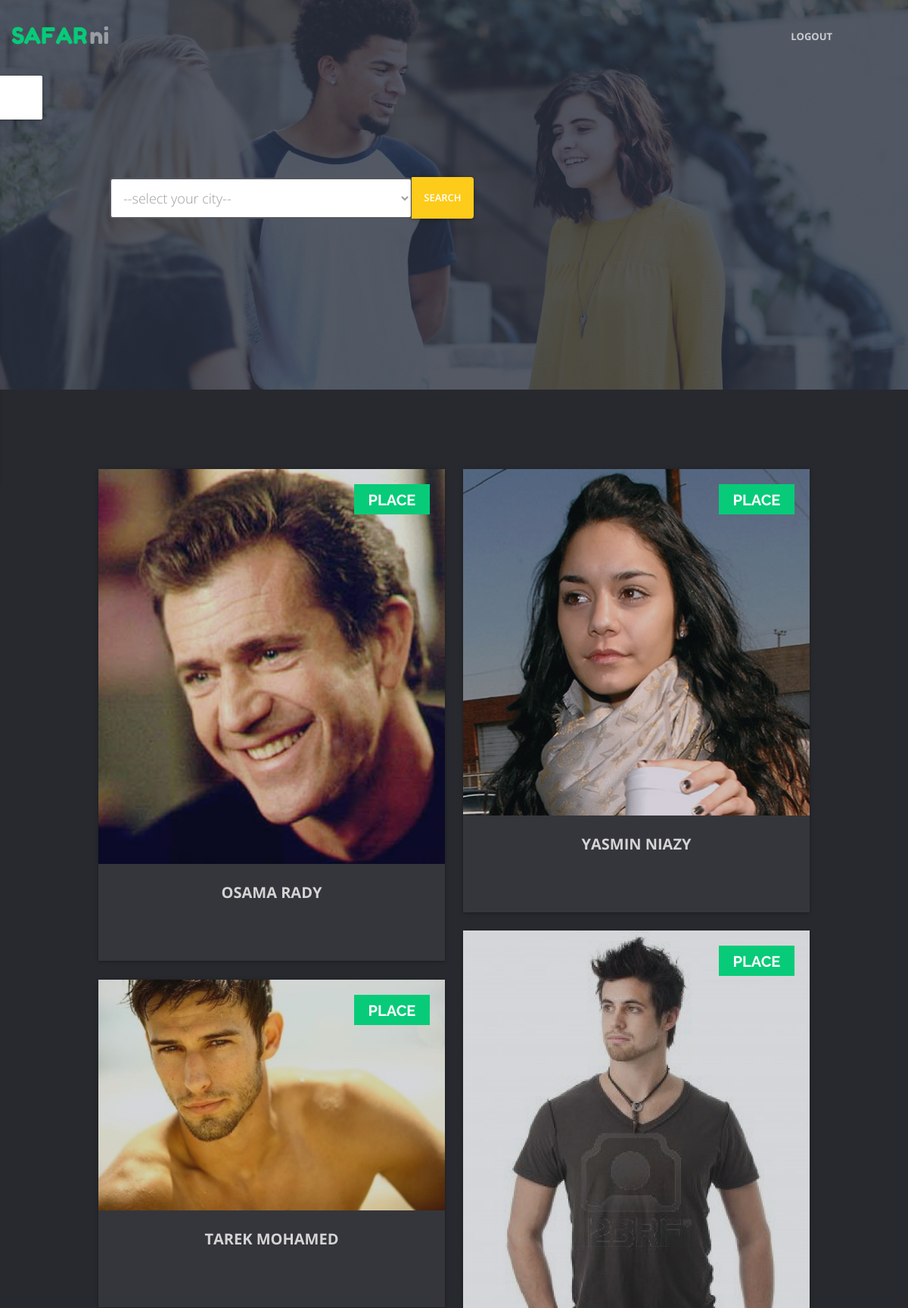
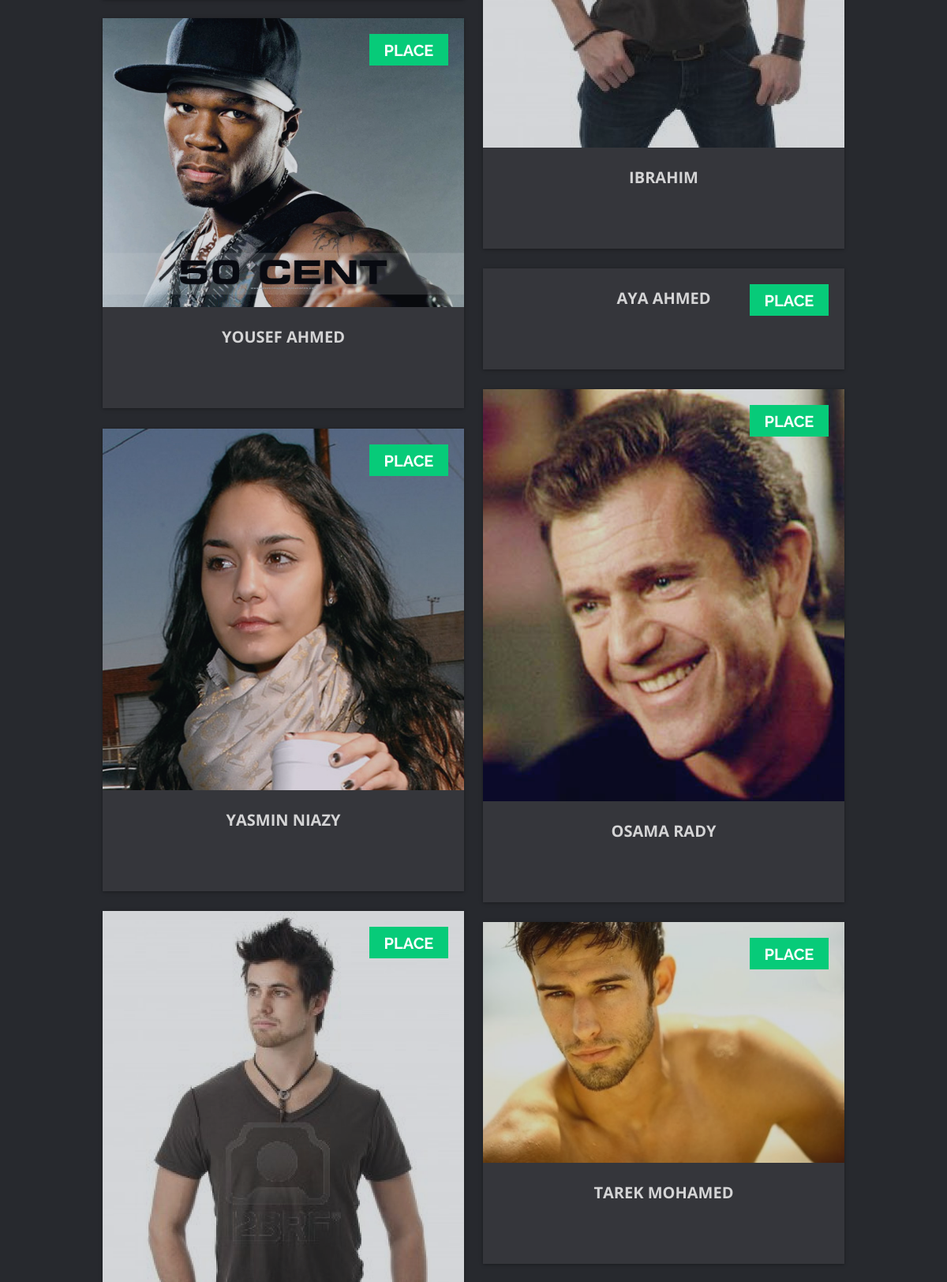
Screenshot of /includes/friends.php (upper part) with the database file from the repository (2 pictures, top to bottom).
### tables this page shows
CREATE TABLE `identity` (
  `user_id` int(100) NOT NULL,
  `username` varchar(100) NOT NULL,
  `password` varchar(100) NOT NULL,
  `email` varchar(100) NOT NULL,
  `picture` varchar(5000) NOT NULL,
  `gendar` varchar(100) NOT NULL,
  `frist_name` varchar(100) NOT NULL,
  `last_name` varchar(100) NOT NULL,
  `authority` varchar(100) NOT NULL,
  `country` varchar(100) NOT NULL,
  `about` varchar(5000) NOT NULL,
  `intro` varchar(500) NOT NULL,
  `i_wish` varchar(5000) NOT NULL,
  `activities` varchar(5000) NOT NULL,
  `salary` varchar(500) NOT NULL,
  `birthdate` varchar(500) NOT NULL,
  `time` date NOT NULL
);

### includes/friends.php (the view, shortened to what this page needs)
<!DOCTYPE html>
<html lang="en" class="theme-color-07cb79 theme-skin-dark">
<head>
	<link rel='stylesheet' href='../css/bootstrap.css'>
	<link rel="stylesheet" href="../css/bootstrap.min.css">
	<link rel='stylesheet' href='../css/style.css'>
	<link rel="stylesheet" type="text/css" href="../css/style_icomoon.css">
	<link rel="stylesheet" type="text/css" href="../css/option-panel.css">
	<link rel="stylesheet" type="text/css" href="../css/style_1.css">
	<link rel="stylesheet" type="text/css" href="../css/theme-color.css">
	<link rel="stylesheet" href="../css/main2.css">
</head>
<body class="home header-has-img loading">
    <div class="wrapper" >
        <header class="header" >
            <div class="head-bar">
                <div class="head-bar-inner">
                    <div class="row">
                        <div class="col-sm-3 col-xs-6">
                            <a class="logo" href="../index.php"><span>SAFAR</span>ni</a>
                        </div>
                        <div class="col-sm-9 col-xs-6">
                            <div class="nav-wrap">
                                <nav id="nav" class="nav">
									<ul class="clearfix">
										<li><a href="logout.php">Logout</a></li>
											</ul>
								</nav>
                            </div>
                        </div>
                    </div>
                </div>
            </div>
        </header>
        <div class="content" >
            <div class="container" >
				<section id="about" class="section section-about" style="height:500px;">
          <form class='form-inline' method="post" action="" id='fh5co-header-subscribe'>
            <div class='col-md-12 col-md-offset-0'>
              <div class='form-group'>
                <select class="form-control" style="width:400px;margin-left:0px;  background-color:#fff;" name="search">
                <option selected>--select your city--</option>
            </select>
                <button type='submit' name='browse' class='btn btn-danger' style="position:absolute; top:-5px; right:	440px; height:55px; ">Search</button>
              </div>
            </div>
          </form>
				</section>
				        <section id='experiencee'  class='section section-blog' style='margin-top:-140px;'>
				          <div class='animate-up'>
				                        <div class='blog-grid'>
				        <?php
				                    include 'config.php';
				                    if (isset($_POST['browse'])) {
															$admin = 'admin';
															$session = $_SESSION['user_id'];
				                      $search = $_POST['search'];
				                      $city   = "country = '$search'";
				                      $quary = "SELECT * from`identity` WHERE $city AND user_id <> '$session' AND authority <> '$admin'  ";
				                      $do    = mysqli_query($LINK,$quary);
				                      while ($data = mysqli_fetch_array($do)) {
				        echo "
				        <div class='grid-item'>
				            <article class='post-box'>
				                <div class='post-media'>
				                    <div class='post-image'>
				                        <a href='includes/profile_person.php?id=$data[0]&name=$data[1]'><img src='../images/profiles/$data[4]' alt=''> </a>
				                    </div>
				                </div>
				                <div class='post-data'>
				                    <a href=''><time class='post-datetime' style='width:100px;height:40px;' datetime='2015-03-13T07:44:01+00:00'>
				                        <span class='day'>PLACE</span>
				                        <span class='month'></span>
				                    </time></a>
				                    <h3 class='post-title'>
				                        <a href='profile_person.php?id=$data[0]&name=$data[1]'>".$data[1]."</a>
				                    </h3>
				                    <div class='post-info'>
				                        <a href=''><i class='icon icon-user'></i>
																</a>
				                    </div>
				                </div>
				            </article>
				        </div>
				        ";
				        }
				        }
				        else {
									$session = $_SESSION['user_id'];
									$admin = 'admin';
				          $quary = "SELECT * FROM `identity` WHERE user_id <> '$session' AND authority <> '$admin'";
				          $do    = mysqli_query($LINK,$quary);
				          while ($data = mysqli_fetch_array($do)) {
				        echo "
				        <div class='grid-item'>
				            <article class='post-box'>
				                <div class='post-media'>
				                    <div class='post-image'>
				                        <a href='profile_person.php?id=$data[0]&name=$data[1]'><img src='../images/profiles/$data[4]' alt=''> </a>
				                    </div>
				                </div>
				                <div class='post-data'>
				                    <a href=''><time class='post-datetime' style='width:100px;height:40px;' datetime='2015-03-13T07:44:01+00:00'>
				                        <span class='day'>PLACE</span>
				                        <span class='month'></span>
				                    </time></a>
				                    <h3 class='post-title'>
				                        <a href='profile_person.php?id=$data[0]&name=$data[1]'>".$data[1]."</a>
				                    </h3>
				                    <div class='post-info'>
				                        <a href=''><i class='icon icon-user'></i>
																</a>
				                    </div>
				                </div>
				            </article>
				        </div>
				        ";
				        }
				        }
				        ?>
				            </div>
				          </div>
				        </section>
				</div>
				</div>
</body>
</html>

### css/style.css (style rules this page uses)
body { font-family: "Work Sans", Arial, sans-serif; font-weight: 400; font-size: 16px; line-height: 1.7; color: #828282; background-color: #fff ; }
a { color: #FDCB1A; -webkit-transition: 0.5s; -o-transition: 0.5s; transition: 0.5s; }
h1, h2, h3, h4, h5, h6, figure { color: #000; font-family: "Work Sans", Arial, sans-serif; font-weight: 400; margin: 0 0 20px 0; }
#fh5co-header-subscribe { float: left; width: 100%; margin-bottom: 3em; }
#fh5co-header-subscribe button { margin-top: .3em; padding: 1.26em !important; margin-left: -5px; -webkit-border-radius: 4px; -moz-border-radius: 4px; -ms-border-radius: 4px; border-radius: 4px; border-top-left-radius: 0px !important; border-bottom-left-radius: 0px !important; }
.btn { margin-right: 4px; margin-bottom: 4px; font-family: "Work Sans", Arial, sans-serif; font-size: 16px; font-weight: 400; -webkit-border-radius: 30px; -moz-border-radius: 30px; -ms-border-radius: 30px; border-radius: 30px; -webkit-transition: 0.5s; -o-transition: 0.5s; transition: 0.5s; padding: 8px 20px; }
.btn-danger { background: #FDCB1A; color: #fff; border: 2px solid #FDCB1A; }
.form-control { box-shadow: none; background: transparent; border: 2px solid rgba(0, 0, 0, 0.1); height: 54px; font-size: 18px; font-weight: 300; }
.btn { border-radius: 10px; }

### css/style_icomoon.css (style rules this page uses)
[class^="icon-"], [class*=" icon-"] { font-family: 'icomoon' !important; speak: none; font-style: normal; font-weight: normal; font-variant: normal; text-transform: none; line-height: 1; -webkit-font-smoothing: antialiased; -moz-osx-font-smoothing: grayscale; }
.icon-user:before { content: "\e61f"; }

### css/theme-color.css (style rules this page uses)
.theme-color-07cb79 a, .theme-color-07cb79 blockquote:before, .theme-color-07cb79 .contact-map .contact-info a:hover, .theme-color-07cb79 .interests-list i, .theme-color-07cb79 .input-field.used label, .theme-color-07cb79 .logo span, .theme-color-07cb79 #map .map-icon, .theme-color-07cb79 .nav-wrap .btn-mobile-nav, .theme-color-07cb79 .page-404 h2 span, .theme-color-07cb79 .post-box .post-title a:hover, .theme-color-07cb79 .post-single .post-title a:hover, .theme-color-07cb79 .post-comments .section-title, .theme-color-07cb79 .ref-box .person-speech:before, .theme-color-07cb79 .timeline-box .date, .theme-color-07cb79 .widget-title, .theme-color-07cb79 .widget_meta ul li a:hover, .theme-color-07cb79 .widget_archive ul li a:hover, .theme-color-07cb79 .widget_nav_menu ul li a:hover, .theme-color-07cb79 .widget_categories ul li a:hover, .theme-color-07cb79 .widget_recent_entries ul li a:hover, .theme-color-07cb79 .widget_recent_comments ul li a:hover, .theme-color-07cb79 .widget_search .search-form:before, .theme-color-07cb79 .widget-popuplar-posts .post-title a:hover, .theme-color-07cb79 .widget-recent-posts .post-title a:hover { color: #07cb79; }
.theme-color-07cb79 ins, .theme-color-07cb79 mark, .theme-color-07cb79 .btn-primary, .theme-color-07cb79 .btn-primary-outer, .theme-color-07cb79 .btn-sidebar-close, .theme-color-07cb79 .calendar-busy .calendar-body td .current-day, .theme-color-07cb79 .calendar-busy .calendar-today .date, .theme-color-07cb79 .filter .active:after, .theme-color-07cb79 .filter-bar .filter-bar-line, .theme-color-07cb79 .input-field .line:before, .theme-color-07cb79 .input-field .line:after, .theme-color-07cb79 .mobile-nav, .theme-color-07cb79 .nav > ul > li > a > span, .theme-color-07cb79 .post-datetime, .theme-color-07cb79 .profile-social, .theme-color-07cb79 .profile-preword span, .theme-color-07cb79 .progress-bar .bar-fill, .theme-color-07cb79 .progress-bar .bar-line:after, .theme-color-07cb79 .price-box.box-primary .btn, .theme-color-07cb79 .price-box.box-primary .price-box-top, .theme-color-07cb79 .profile-list .button, .theme-color-07cb79 .pagination .page-numbers.current, .theme-color-07cb79 .pagination .page-numbers.current:hover, .theme-color-07cb79 .pagination .page-numbers:active, .theme-color-07cb79 .pagination .page-numbers.next:active, .theme-color-07cb79 .pagination .page-numbers.prev:active, .theme-color-07cb79 .timeline-bar, .theme-color-07cb79 .timeline-box .dot, .theme-color-07cb79 .timeline-box-compact .date span, .theme-color-07cb79 .widget_tag_cloud a:hover { background-color: #07cb79; }

### rows the page displays
identity: picture (picture), username "OSAMA RADY"
identity: picture (picture), username "YASMIN NIAZY"
identity: picture (picture), username "IBRAHIM"
identity: picture (picture), username "TAREK MOHAMED"
identity: picture (picture), username "YOUSEF AHMED"
identity: username "AYA AHMED"
identity: picture (picture), username "OSAMA RADY"
identity: picture (picture), username "YASMIN NIAZY"
identity: picture (picture)
identity: picture (picture), username "TAREK MOHAMED"
